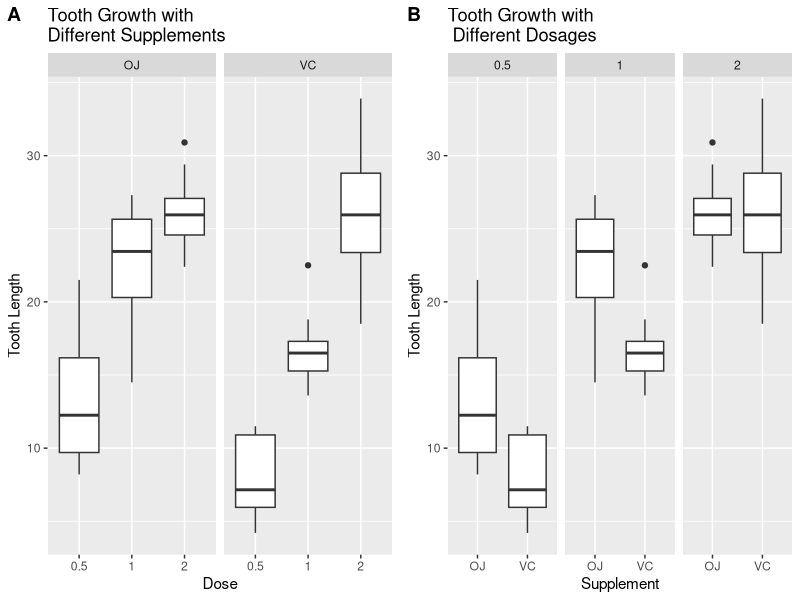

Recreate this plot in R. (Note: this script raises an error after producing the figure.)
## ---- chunk 1
#load the data & look at a quick summary
data(ToothGrowth); str(ToothGrowth)
## ---- chunk 2
#import ggplot andl dplyr libraries
require(ggplot2)
require(dplyr)
require(cowplot)
## ---- chunk 3
g <- ggplot(data = ToothGrowth, aes(x = factor(dose), y = len)) + geom_boxplot() + facet_grid(.~supp) + 
    xlab("Dose") + ylab("Tooth Length") + ggtitle("Tooth Growth with\nDifferent Supplements")
## ---- chunk 4
h <- ggplot(data = ToothGrowth, aes(x = factor(supp), y = len)) + geom_boxplot() + facet_grid(.~dose) + 
    xlab("Supplement") + ylab("Tooth Length") + ggtitle("Tooth Growth with\n Different Dosages")
#Plot them together
plot_grid(g, h, align='h', labels=c('A', 'B'))
## ---- chunk 5
#group the data by dose and then by supplement
growth <- group_by(ToothGrowth, dose, supp)
#add mean and standard deviation to the summary table
growthSummary <- summarize(growth, mean = mean(len), standard.deviation = sd(len)); growthSummary
## ---- chunk 6
tsupp <- t.test(len~supp,paired=FALSE,var.equal=FALSE,data=growth)
tsuppDF <- data.frame("p-value"=tsupp$p.value, "Conf-Low"=tsupp$conf[1], "Conf-High"=tsupp$conf[2], "Mean Len OJ"=tsupp$estimate[1], "Mean Len VC"=tsupp$estimate[2], row.names=c("OJ vs VC")); tsuppDF
## ---- chunk 7
#low dose
growthLow <- subset(ToothGrowth, dose == 0.5)
t1 <- t.test(len~supp,paired=FALSE,var.equal=FALSE,data=growthLow)
#medium dose
growthMed <- subset(ToothGrowth, dose == 1.0)
t2 <- t.test(len~supp,paired=FALSE,var.equal=FALSE,data=growthMed)
#high dose
growthHi<- subset(ToothGrowth, dose == 2.0)
t3 <- t.test(len~supp,paired=FALSE,var.equal=FALSE,data=growthHi)
#compare
tcompare <- data.frame("p-value"=c(t1$p.value, t2$p.value, t3$p.value), "Conf-Low"=c(t1$conf[1],t2$conf[1],t3$conf[1]), "Conf-High"=c(t1$conf[2],t2$conf[2],t3$conf[2]), "Mean Len OJ"=c(t1$estimate[1],t2$estimate[1],t3$estimate[1]), "Mean Len VC"=c(t1$estimate[2],t2$estimate[2],t3$estimate[2]), row.names=c("Low Dose","Medium Dose","High Dose" )); tcompare
